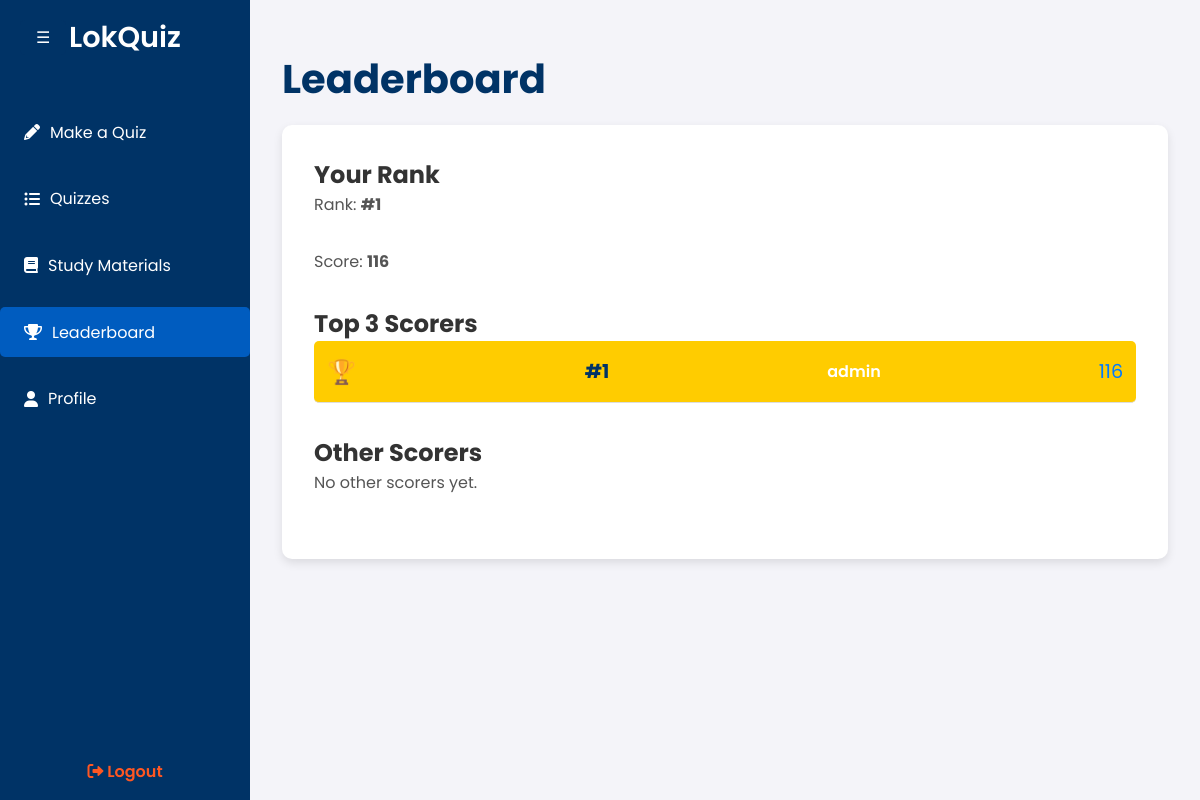
The page /leaderboard/ (signed in) on the database as committed earlier.
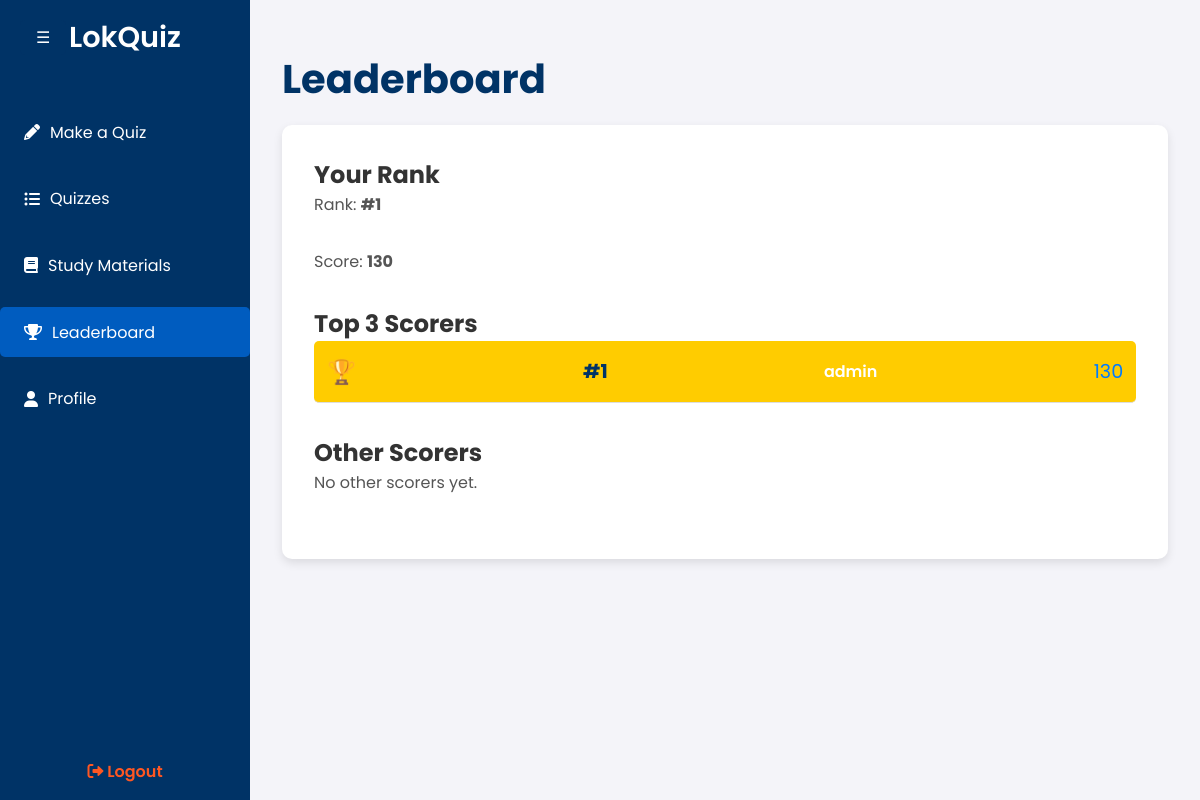
The same page on the database as committed later.
### home/models.py (models this page shows, shortened)
class Score(models.Model):
    user = models.ForeignKey(User, on_delete=models.CASCADE)
    score = models.IntegerField(default=0)

### home/views.py (the view)
# urls.py: path('leaderboard/',views.leaderboard, name='leaderboard_page'),
@login_required(login_url='/login/')
def leaderboard(request):
    scores = Score.objects.select_related('user').order_by('-score')
    top_scorers = scores[:3]
    other_scorers = scores[3:23]
    user_rank = None
    user_score = None
    for index, score in enumerate(scores, start=1):
        if score.user == request.user:
            user_rank = index
            user_score = score.score
            break
    return render(request, 'home/leaderboard.html', {
        'top_scorers': top_scorers,
        'other_scorers': other_scorers,
        'user_rank': user_rank,
        'user_score': user_score,
    })

### home/templates/home/leaderboard.html (shortened to what this page needs)
<!DOCTYPE html>
<html lang="en">
<head>
    <link href="https://cdnjs.cloudflare.com/ajax/libs/font-awesome/6.0.0-beta3/css/all.min.css" rel="stylesheet">
</head>
<body>
    <button class="toggle-btn" onclick="toggleSidebar()">☰</button>
    <div class="sidebar">
        <a href="/dashboard/" class="logo">LokQuiz</a>
        <ul>
            <li><a href="/makequiz/"><i class="fas fa-pencil-alt"></i> Make a Quiz</a></li>
            <li><a href="/quizzes/"><i class="fas fa-list-ul"></i> Quizzes</a></li>
            <li><a href="/materials/"><i class="fas fa-book"></i> Study Materials</a></li>
            <li class="active"><a href="/leaderboard/"><i class="fas fa-trophy"></i> Leaderboard</a></li>
            <li><a href="/profile/"><i class="fas fa-user"></i> Profile</a></li>
        </ul>
        <div class="logout">
            <a href="#" onclick="confirmLogout(event)"><i class="fas fa-sign-out-alt"></i> Logout</a>
        </div>
    </div>
    <div class="main-content">
        <h1>Leaderboard</h1>
    <div class="leaderboard">
        {% if user_rank %}
            <div class="user-rank">
                <h2>Your Rank</h2>
                <p>Rank: <strong>#{{ user_rank }}</strong></p>
                <p>Score: <strong>{{ user_score }}</strong></p>
            </div>
        {% else %}
            <div class="user-rank">
                <h2>Your Rank</h2>
                <p>You haven't scored yet!</p>
            </div>
        {% endif %}
        <div class="top-scorers">
            <h2>Top 3 Scorers</h2>
            {% for scorer in top_scorers %}
                <div class="scorer rank-{{ forloop.counter }}">
                    <span class="rank-icon">🏆</span>
                    <span class="rank">#{{ forloop.counter }}</span>
                    <span class="name">{{ scorer.user.username }}</span>
                    <span class="score">{{ scorer.score }}</span>
                </div>
            {% endfor %}
        </div>
        <div class="other-scorers">
            <h2>Other Scorers</h2>
            {% for scorer in other_scorers %}
                <div class="scorer">
                    <span class="rank">#{{ forloop.counter|add:3 }}</span>
                    <span class="name">{{ scorer.user.username }}</span>
                    <span class="score">{{ scorer.score }}</span>
                </div>
            {% empty %}
                <p>No other scorers yet.</p>
            {% endfor %}
        </div>
    </div>
    </div>
</body>
</html>

Rows that differ between the two databases and show on the page:
changed Score "admin": score "116" → "130"
Other text that changed with them:
{{ user_score }}: "116" → "130"
